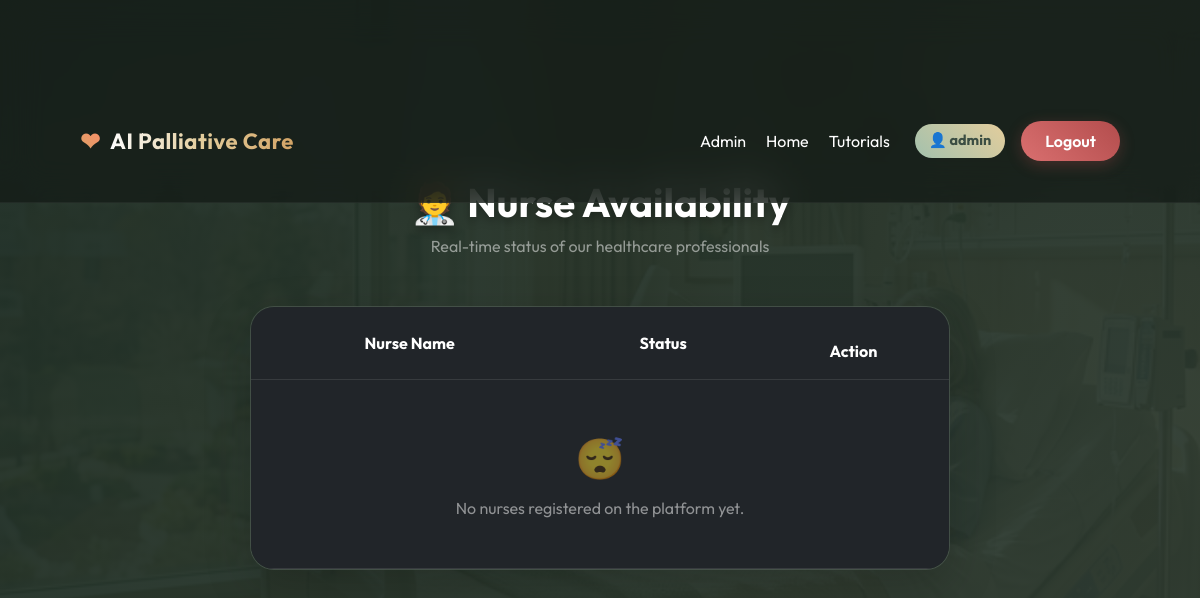
Page /nurse_availability (signed in) on the earlier database version.
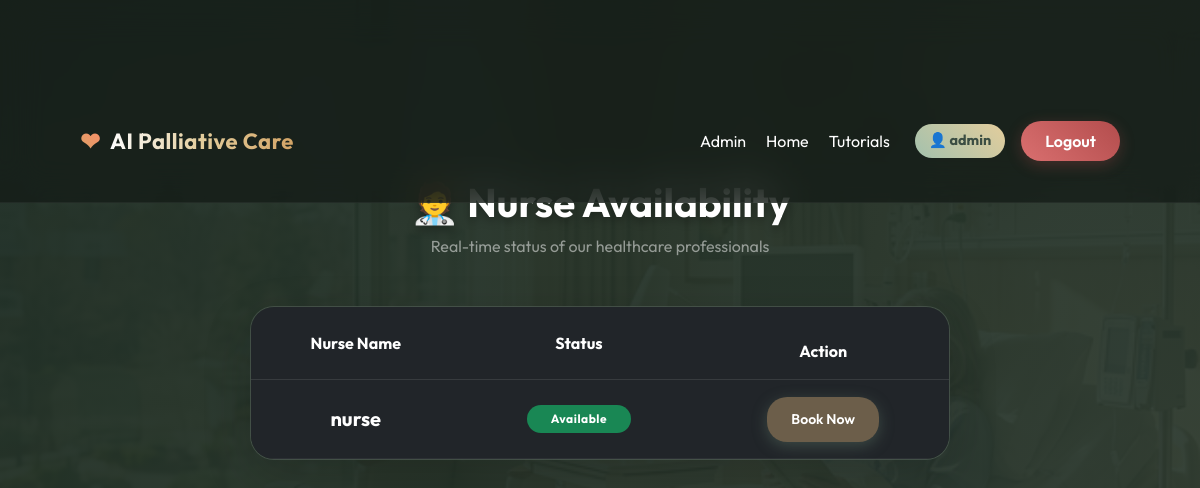
Same page on the later database version.
### tables this page shows
CREATE TABLE users(
        id INTEGER PRIMARY KEY AUTOINCREMENT,
        username TEXT UNIQUE,
        password TEXT,
        role TEXT,
        status TEXT DEFAULT 'Available'
    );

### app.py (the view)
@app.route("/nurse_availability")
def nurse_availability():
    if "user" not in session:
        return redirect("/login")
    conn = get_db()
    nurses = conn.execute(
        "SELECT username, status FROM users WHERE role='nurse'"
    ).fetchall()
    conn.close()
    return render_template("nurse_availability.html", nurses=nurses)

### app.py (called while the page is built)
@app.after_request
def add_header(response):
    response.cache_control.no_store = True
    response.cache_control.no_cache = True
    response.cache_control.must_revalidate = True
    response.cache_control.max_age = 0
    return response

def get_db():
    conn = sqlite3.connect(DB)
    conn.row_factory = sqlite3.Row
    return conn

### templates/nurse_availability.html
{% extends "base.html" %}
{% block content %}
<div class="container py-5">
    <div class="text-center mb-5">
        <h2 class="fw-bold text-white mb-2" style="text-shadow: 0 4px 10px rgba(0,0,0,0.3); font-size: 2.5rem;">🧑‍⚕️ Nurse Availability</h2>
        <p class="text-white-50">Real-time status of our healthcare professionals</p>
    </div>
    <div class="mx-auto" style="max-width: 700px;">
        <div class="glass-card shadow-lg p-0 overflow-hidden" style="border-radius: 24px;">
            <table class="table table-dark table-hover mb-0 text-center" style="background: transparent;">
                <thead style="background: rgba(124, 160, 135, 0.2);">
                    <tr>
                        <th class="py-4">Nurse Name</th>
                        <th class="py-4">Status</th>
                        <th class="py-3">Action</th>
                    </tr>
                </thead>
                <tbody>
                    {% if nurses %}
                        {% for nurse in nurses %}
                        <tr style="border-bottom: 1px solid rgba(255,255,255,0.05); vertical-align: middle;">
                            <td class="py-4 fw-bold fs-5">{{ nurse.username }}</td>
                            <td class="py-4">
                                <span class="badge rounded-pill px-4 py-2 {% if nurse.status == 'Available' %}bg-success{% else %}bg-danger{% endif %}" style="letter-spacing: 0.5px;">
                                    {{ nurse.status }}
                                </span>
                            </td>
                            <td>
                                {% if nurse.status == 'Available' %}
                                    <a href="/booking" class="btn btn-sm px-4" style="background: rgba(220, 179, 123, 0.4); border-radius: 20px;">Book Now</a>
                                {% else %}
                                    <span class="text-white-50 small">Wait for update</span>
                                {% endif %}
                            </td>
                        </tr>
                        {% endfor %}
                    {% else %}
                        <tr>
                            <td colspan="3" class="py-5 text-white-50">
                                <div class="fs-1 mb-2">😴</div>
                                No nurses registered on the platform yet.
                            </td>
                        </tr>
                    {% endif %}
                </tbody>
            </table>
        </div>
    </div>
</div>
{% endblock %}

Differences in the rows shown:
added users: username "nurse", status "Available", shows "Book Now"
Other differences:
text no longer shown: "😴 No nurses registered on the platform yet."
